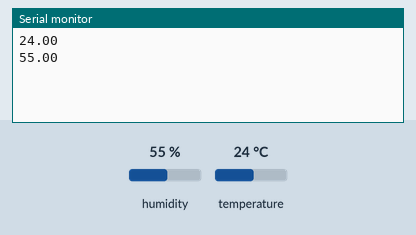
Recording of a sketch running on a simulated Arduino Uno, built with avr-gcc and run on an emulated ATmega328P. On the bench: the last lines printed to the serial monitor. Wiring (inferred from the names in the program): SHT3x sensor at I2C address 0x44. The inputs (shaded band) are chosen by the test bench; at power-on: humidity 55 %, temperature 24 °C.

Above: at 1.2 s.
1.3 s: humidity set to 22 %
4.3 s: temperature set to 12 °C
At 6.2 s:
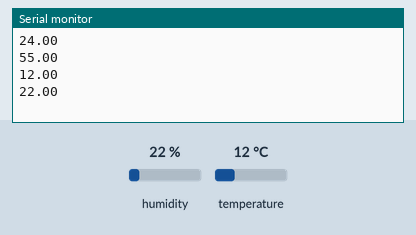
7.3 s: humidity set to 40 %
At 11.4 s:
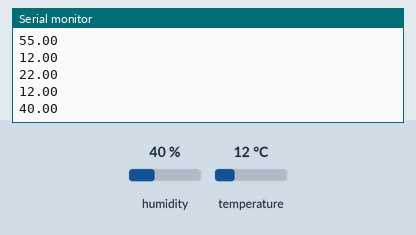
Timing chart, 0 to 12.9 s (numbered marks = the images above; inputs shaded):
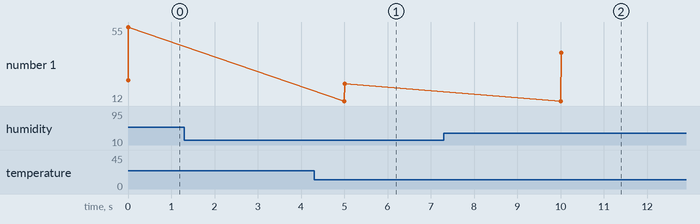

Measured:
- after the input at 4.3 s, the serial monitor: prints a new line after 0.70 s (image 1)
- after the input at 7.3 s, the serial monitor: prints a new line after 2.7 s (image 2)
- plotted number 1: 22 → 40 after the input at 7.3 s

The sketch:

mixly-sht30.ino
```cpp
#include <Wire.h>

#define sht30_address 0x44

float sht30_get_data(int data_type)
{
  unsigned int data[6];
  Wire.beginTransmission(sht30_address);
  Wire.write(0x2C);
  Wire.write(0x06);
  Wire.endTransmission();
  Wire.requestFrom(sht30_address, 6);
  if (Wire.available() == 6)
  {
    data[0] = Wire.read();
    data[1] = Wire.read();
    data[2] = Wire.read();
    data[3] = Wire.read();
    data[4] = Wire.read();
    data[5] = Wire.read();
  }
  switch (data_type)
  {
    case 0:
      return ((((data[0] * 256.0) + data[1]) * 175) / 65535.0) - 45;
    case 1:
      return ((((((data[0] * 256.0) + data[1]) * 175) / 65535.0) - 45) * 1.8) + 32;
    case 2:
      return ((((data[3] * 256.0) + data[4]) * 100) / 65535.0);
    default:
      return -1;
  }
}

void setup(){
  Serial.begin(9600);
  Wire.begin();
}

void loop(){
  Serial.println(sht30_get_data(0));
  Serial.println(sht30_get_data(2));
  delay(5000);

}
```
